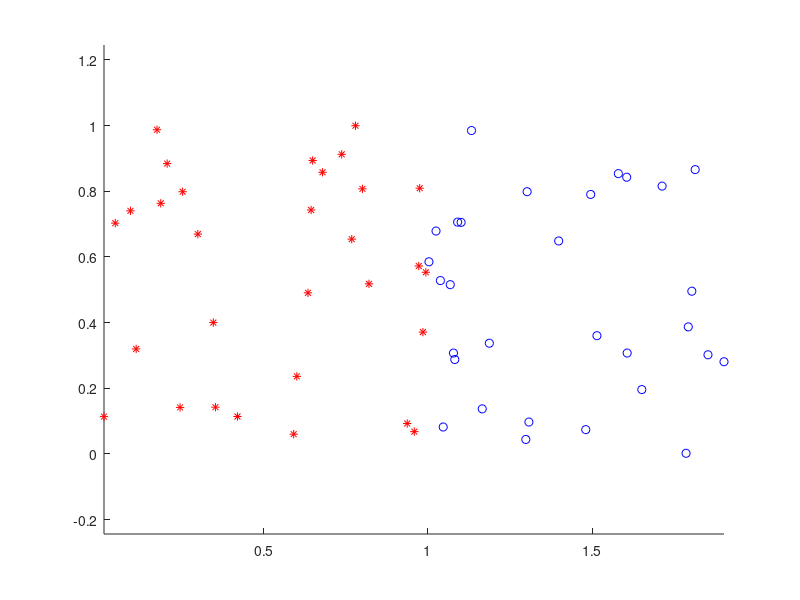

This chart was generated by the following MATLAB code:

% Section 1
n1 = 30;
train_data_class1 = rand(n1,2);
n2 = 30;
train_data_class2 = rand(n2,2) + ones(n2,2)*[1 0; 0 0];
train_data = [train_data_class1; train_data_class2];
train_label(1:n1) = 1;
train_label(n1+1:n2) = 2;

% Section 2
figure(1); clf; hold all; axis equal;
plot(train_data(1:n1,1), train_data(1:n1,2), 'r*');
plot(train_data(n1+1:n1+n2,1), train_data(n1+1:n1+n2,2), 'bo');